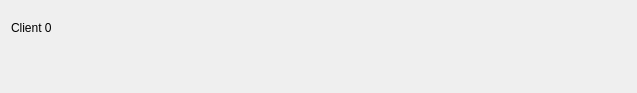
<?xml version="1.0" encoding="UTF-8"?>
<ui version="4.0">
 <class>message</class>
 <widget class="QWidget" name="message">
  <property name="geometry">
   <rect>
    <x>0</x>
    <y>0</y>
    <width>637</width>
    <height>93</height>
   </rect>
  </property>
  <property name="minimumSize">
   <size>
    <width>637</width>
    <height>0</height>
   </size>
  </property>
  <property name="windowTitle">
   <string>Form</string>
  </property>
  <layout class="QVBoxLayout" name="verticalLayout">
   <item>
    <widget class="QLabel" name="ClientID">
     <property name="minimumSize">
      <size>
       <width>619</width>
       <height>0</height>
      </size>
     </property>
     <property name="text">
      <string>Client 0</string>
     </property>
    </widget>
   </item>
   <item>
    <widget class="QLabel" name="MessageBox">
     <property name="minimumSize">
      <size>
       <width>619</width>
       <height>0</height>
      </size>
     </property>
     <property name="text">
      <string/>
     </property>
     <property name="alignment">
      <set>Qt::AlignmentFlag::AlignLeading|Qt::AlignmentFlag::AlignLeft|Qt::AlignmentFlag::AlignTop</set>
     </property>
     <property name="wordWrap">
      <bool>true</bool>
     </property>
    </widget>
   </item>
  </layout>
 </widget>
 <resources/>
 <connections/>
</ui>
